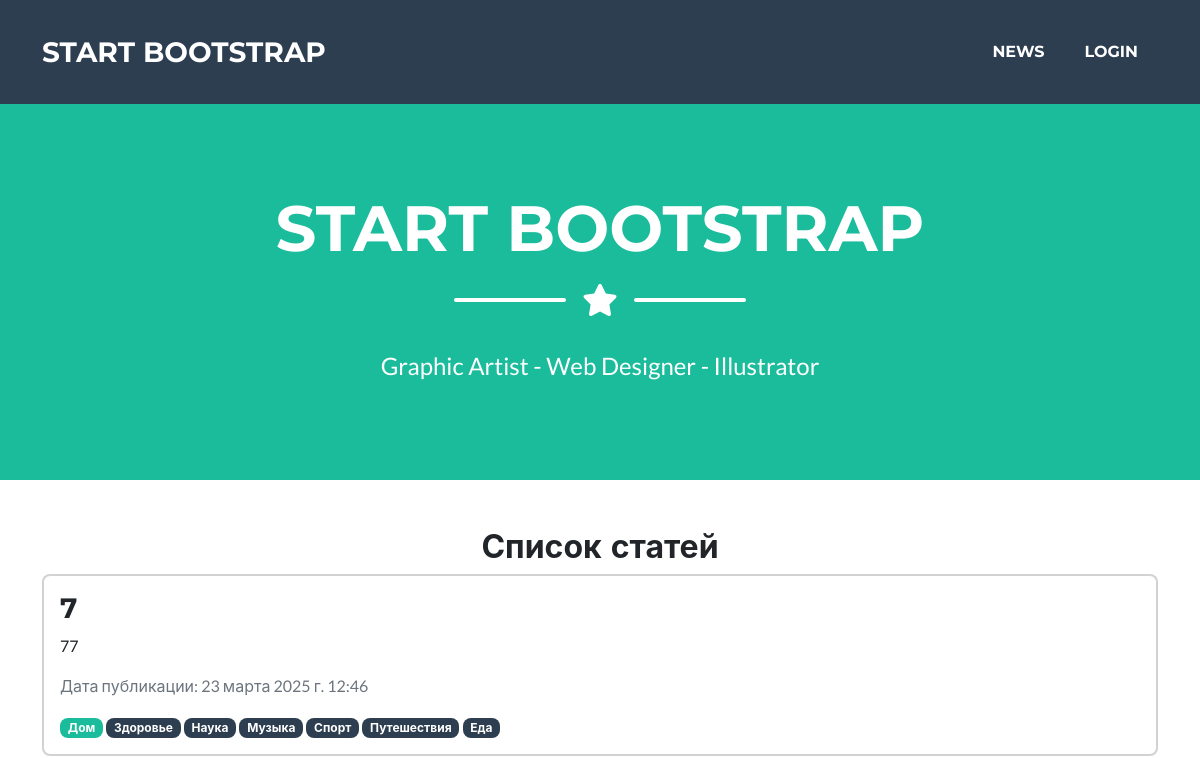
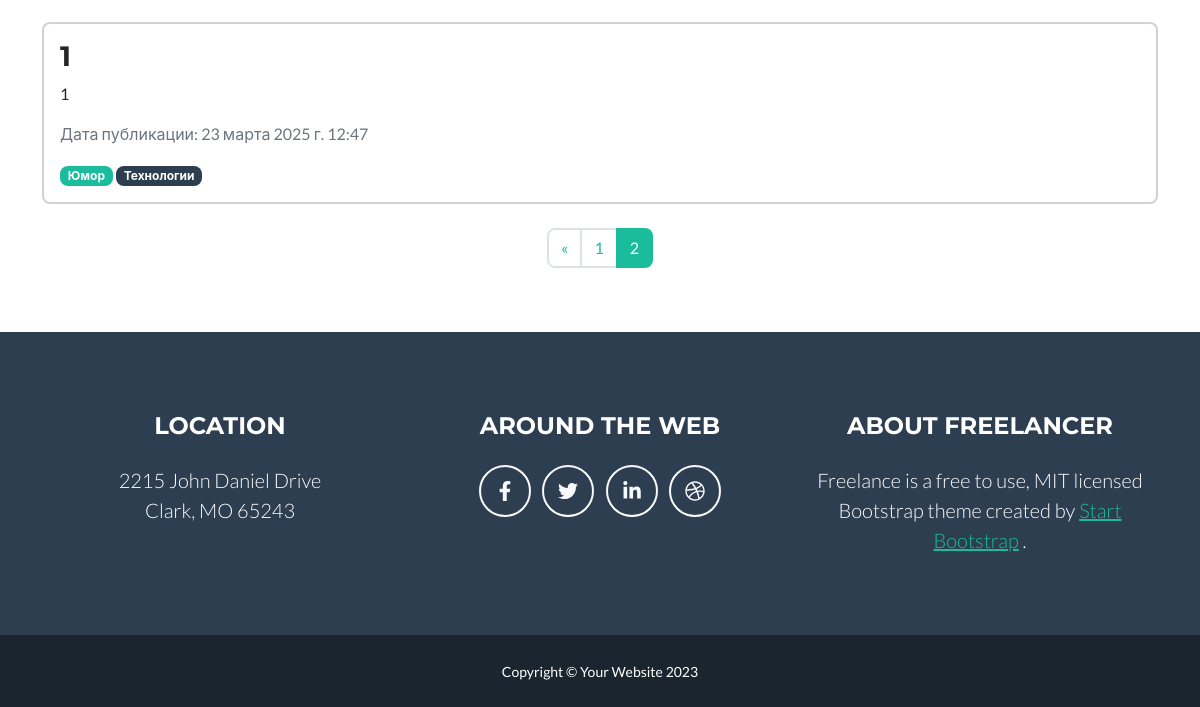
Before: /news/?page=2 with the older database file (2 pictures, top to bottom).
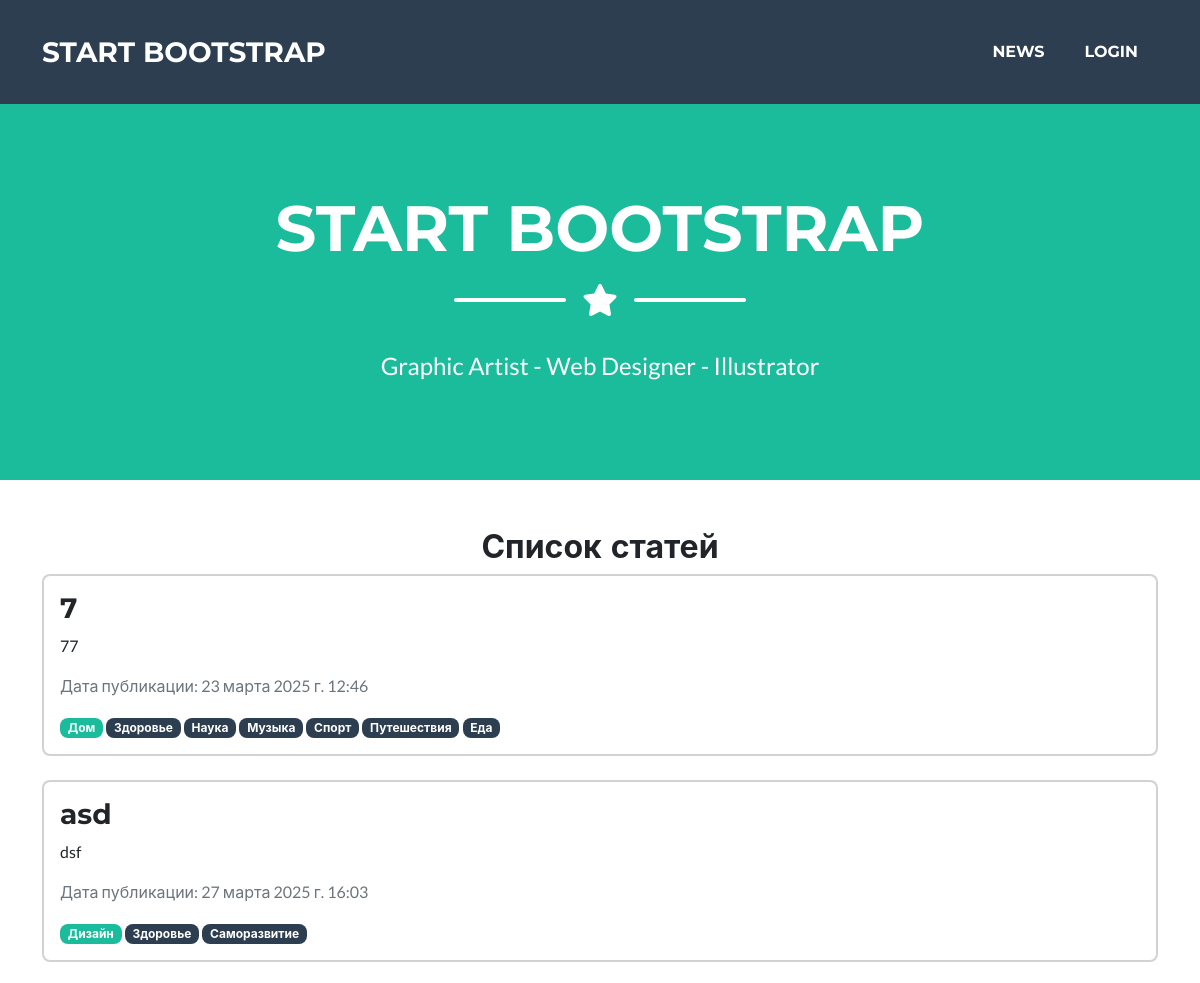
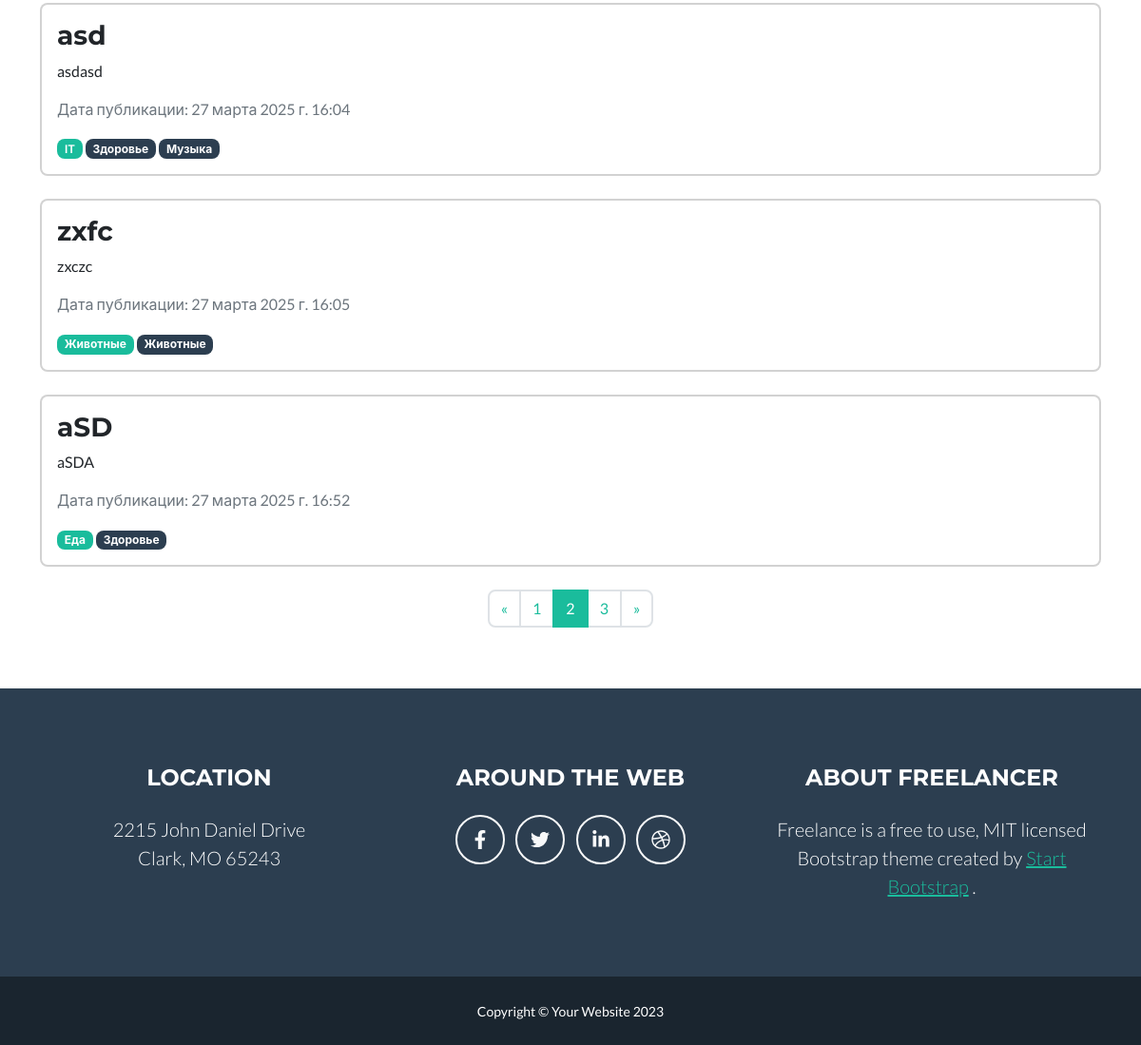
After: the same page with the newer database file (2 pictures, top to bottom).
### App/models.py (models this page shows, shortened)
class Article(models.Model):
    title = models.CharField(
        max_length=256,
        verbose_name='Название',
        validators=[MinLengthValidator(1)]
    )
    text = models.TextField(verbose_name='Текст')
    published_at = models.DateTimeField(verbose_name='Дата публикации', auto_now_add=True)
    image = models.ImageField(null=True, blank=True, verbose_name='Изображение')
    mainTag = models.ForeignKey(Tag, on_delete=models.CASCADE, related_name='mainTag', verbose_name='Основной тэг')
    tags = models.ManyToManyField(Tag, related_name='article',verbose_name='Тэги')
    author = models.IntegerField(null=True)
    class Meta:
        verbose_name = 'Статья'
        verbose_name_plural = 'Статьи'

class Tag(models.Model):
    name = models.CharField(
        max_length=40,
        verbose_name='Название тэга',
        null=True,
        validators=[MinLengthValidator(1)]
    )
    class Meta:
        verbose_name = 'Тэг'
        verbose_name_plural = 'Тэги'

### App/views.py (the view)
# urls.py: path('news/', views.article_list, name='article_list'),
def article_list(request):
    tag = request.GET.get('tag')
    if tag:
        articles = Article.objects.filter(tags__name=tag)
    else:
        articles = Article.objects.all()
    paginator = Paginator(articles, 5)
    page_number = request.GET.get('page')
    page_obj = paginator.get_page(page_number)
    return render(request, 'news/article_list.html', {'page_obj': page_obj, 'tag': tag, 'user': request.user})

### templates/news/article_list.html (shortened to what this page needs)
{% extends "layout/layout.html" %}
{% load static %}
{% block contents %}
<div class="container mt-5 mb-5">
    <h2 class="text-center">Список статей</h2>
    <div class="row">
        {% for article in page_obj %}
        <div class="col-md-12 mb-4">
            <div class="card">
                <div class="card-body">
                    <h3 class="card-title">{{ article.title }}</h3>
                    <p class="card-text">{{ article.text }}</p>
                    <p class="text-muted">Дата публикации: {{ article.published_at }}</p>
                    <div>
                        <span class="badge bg-primary">{{ article.mainTag.name }}</span>
                        {% for tag in article.tags.all %}
                        <span class="badge bg-secondary">{{ tag.name }}</span>
                        {% endfor %}
                    </div>
                </div>
            </div>
        </div>
        {% endfor %}
    </div>
    <div class="d-flex justify-content-center">
        <nav aria-label="Page navigation">
            <ul class="pagination">
                {% if page_obj.has_previous %}
                <li class="page-item">
                    <a class="page-link" href="?page={{ page_obj.previous_page_number }}{% if tag %}&tag={{ tag }}{% endif %}" aria-label="Previous">
                        <span aria-hidden="true">&laquo;</span>
                    </a>
                </li>
                {% endif %}
                {% for num in page_obj.paginator.page_range %}
                <li class="page-item {% if page_obj.number == num %}active{% endif %}">
                    <a class="page-link" href="?page={{ num }}{% if tag %}&tag={{ tag }}{% endif %}">{{ num }}</a>
                </li>
                {% endfor %}
                {% if page_obj.has_next %}
                <li class="page-item">
                    <a class="page-link" href="?page={{ page_obj.next_page_number }}{% if tag %}&tag={{ tag }}{% endif %}" aria-label="Next">
                        <span aria-hidden="true">&raquo;</span>
                    </a>
                </li>
                {% endif %}
            </ul>
        </nav>
    </div>
</div>
{% endblock %}

Changed rows visible on the page:
removed Article: title "1", text "1", published_at "23 марта 2025 г. 12:47", mainTag.name "Юмор"
no longer on this page (row unchanged): Tag: name "Технологии", shown under "1"
added Article: title "asd", text "dsf", published_at "27 марта 2025 г. 16:03", mainTag.name "Дизайн", Tag (name "Здоровье")
now on this page (row unchanged): Tag: name "Саморазвитие", shown under "asd"
added Article: title "asd", text "asdasd", published_at "27 марта 2025 г. 16:04", mainTag.name "IT", Tag (name "Здоровье"), Tag (name "Музыка")
added Article: title "zxfc", text "zxczc", published_at "27 марта 2025 г. 16:05", mainTag.name "Животные"
now on this page (row unchanged): Tag: name "Животные", shown under "zxfc"
added Article: title "aSD", text "aSDA", published_at "27 марта 2025 г. 16:52", mainTag.name "Еда", Tag (name "Здоровье")
Other visible differences:
new list line: "3"
